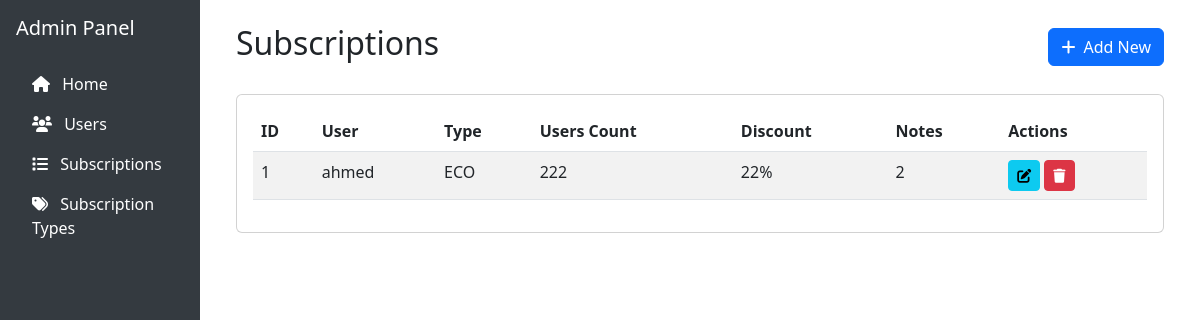
Screenshot of /subscriptions with the database file from the repository.
### models.py (models this page shows)
class Subscriptions(SQLModel, table = True):
    id : int = Field(primary_key=True)
    user_id : int = Field(foreign_key='user.id')
    users_count : int
    discount : int
    sub_type_id : int = Field(foreign_key='subtype.id')
    notes : str
    user: User = Relationship(back_populates="subscriptions")
    sub_type: SubType = Relationship(back_populates="subscriptions")

class User(SQLModel, table = True):
    id : int = Field(primary_key=True)
    username : str = Field(unique=True)
    name : str
    phone : str
    notes : str
    ips: List["Ips"] = Relationship(back_populates="user")
    subscriptions: List["Subscriptions"] = Relationship(back_populates="user")

class SubType(SQLModel, table = True):
    id : int = Field(primary_key=True)
    name : str = Field(unique=True)
    subscriptions: List["Subscriptions"] = Relationship(back_populates="sub_type")

### main.py (the view)
@app.get("/subscriptions", response_class=HTMLResponse)
async def list_subscriptions(request: Request):
    with Session(engine) as session:
        subscriptions = session.exec(
            select(Subscriptions)
            .join(User)
            .join(SubType)
            .order_by(User.name)
        ).all()
        users = session.exec(select(User)).all()
        types = session.exec(select(SubType)).all()
        return templates.TemplateResponse(
            "table.html",
            {
                "request": request,
                "subscriptions": subscriptions,
                "users": users,
                "types": types,
                "title": "Subscriptions"
            }
        )

### templates/table.html (shortened to what this page needs)
{% extends "base.html" %}
{% block content %}
<div class="container-fluid">
    <div class="d-flex justify-content-between align-items-center mb-4">
        <h2>{{ title }}</h2>
        {% if title != "Subscription Types" %}
        <button class="btn btn-primary" data-bs-toggle="modal" data-bs-target="#addModal">
            <i class="fas fa-plus me-2"></i>Add New
        </button>
        {% endif %}
    </div>
    <div class="card">
        <div class="card-body">
            <div class="table-responsive">
                <table class="table table-striped">
                    <thead>
                        <tr>
                            {% if title == "Users" %}
                            <th>ID</th>
                            <th>Username</th>
                            <th>Name</th>
                            <th>Phone</th>
                            <th>Notes</th>
                            <th>Actions</th>
                            {% elif title == "Subscriptions" %}
                            <th>ID</th>
                            <th>User</th>
                            <th>Type</th>
                            <th>Users Count</th>
                            <th>Discount</th>
                            <th>Notes</th>
                            <th>Actions</th>
                            {% else %}
                            <th>ID</th>
                            <th>Name</th>
                            {% endif %}
                        </tr>
                    </thead>
                    <tbody>
                        {% if title == "Users" %}
                        {% for user in users %}
                        <tr id="user-row-{{ user.id }}">
                            <td>{{ user.id }}</td>
                            <td>{{ user.username }}</td>
                            <td>{{ user.name }}</td>
                            <td>{{ user.phone }}</td>
                            <td>{{ user.notes }}</td>
                            <td>
                                <button class="btn btn-sm btn-info"
                                        hx-get="/users/{{ user.id }}/edit"
                                        hx-target="#editModal .modal-body"
                                        data-bs-toggle="modal"
                                        data-bs-target="#editModal">
                                    <i class="fas fa-edit"></i>
                                </button>
                                <a href="/users/{{ user.id }}/info" class="btn btn-sm btn-primary">
                                    <i class="fas fa-info-circle"></i>
                                </a>
                                <button class="btn btn-sm btn-danger"
                                        hx-delete="/users/{{ user.id }}"
                                        hx-confirm="Are you sure you want to delete this user?"
                                        hx-target="closest tr"
                                        hx-swap="outerHTML swap:1s"
                                        hx-indicator="#delete-indicator"
                                        hx-on::after-request="if(event.detail.failed) { alert('Error deleting user: ' + event.detail.xhr.responseText); } else { window.location.reload(); }">
                                    <i class="fas fa-trash"></i>
                                </button>
                            </td>
                        </tr>
                        {% endfor %}
                        {% elif title == "Subscriptions" %}
                        {% for sub in subscriptions %}
                        <tr id="subscription-row-{{ sub.id }}">
                            <td>{{ sub.id }}</td>
                            <td>{{ sub.user.name }}</td>
                            <td>{{ sub.sub_type.name }}</td>
                            <td>{{ sub.users_count }}</td>
                            <td>{{ sub.discount }}%</td>
                            <td>{{ sub.notes }}</td>
                            <td>
                                <button class="btn btn-sm btn-info"
                                        hx-get="/subscriptions/{{ sub.id }}/edit"
                                        hx-target="#editModal .modal-body"
                                        data-bs-toggle="modal"
                                        data-bs-target="#editModal">
                                    <i class="fas fa-edit"></i>
                                </button>
                                <button class="btn btn-sm btn-danger"
                                        hx-delete="/subscriptions/{{ sub.id }}"
                                        hx-confirm="Are you sure you want to delete this subscription?"
                                        hx-target="closest tr"
                                        hx-swap="outerHTML swap:1s"
                                        hx-indicator="#delete-indicator"
                                        hx-on::after-request="if(event.detail.failed) { alert('Error deleting subscription: ' + event.detail.xhr.responseText); } else { window.location.reload(); }">
                                    <i class="fas fa-trash"></i>
                                </button>
                            </td>
                        </tr>
                        {% endfor %}
                        {% endif %}
                    </tbody>
                </table>
            </div>
        </div>
    </div>
</div>
{% endblock %}

### rows the page displays
Subscriptions: id "1", user.name "ahmed", sub_type.name "ECO", users_count "222", discount "22", notes "2"

### other values shown
{{ title }} "Subscriptions"
